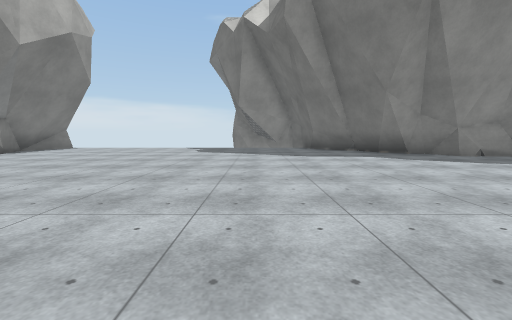
View 1 (above)

12 first-person views from a walk through a 3-D level made in the Unity game engine. The camera is 1.3 m above the floor, tilts 6° down and sees 90° across. The floor is counted in squares, 2 m on a side. Each view is taken from the middle of a square. On the plan, view 1 faces up. The plan holds only what a view shows up to about 9 squares ahead; the rest is blank. The place goes on beyond the plan. Some animated figures are left out. Door leaves are left out, so doorways stand open. Surface patterns are stand-ins for the level's own textures.

View 2
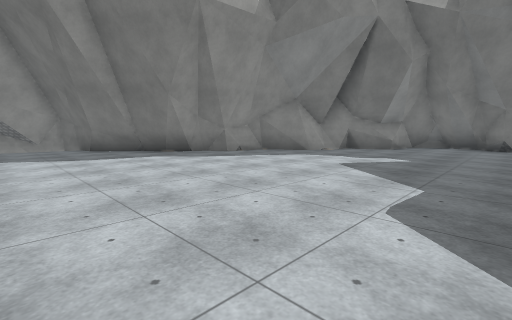

View 3
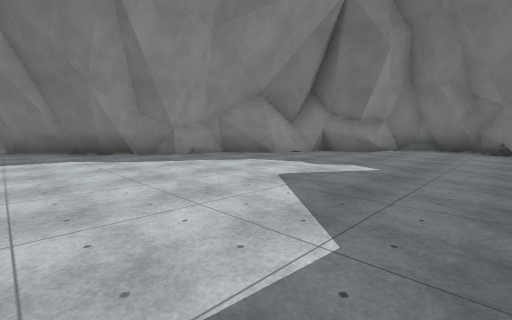

View 4
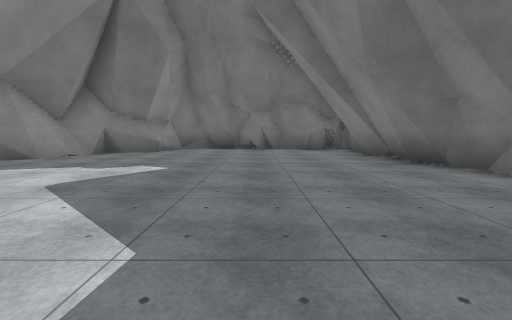

View 5
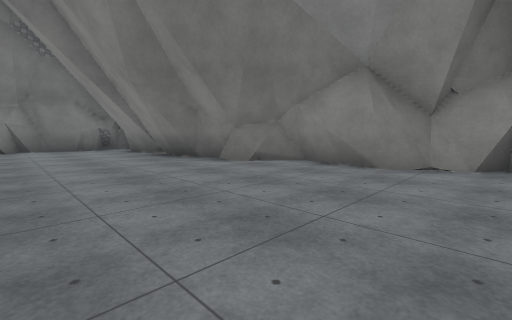

View 6
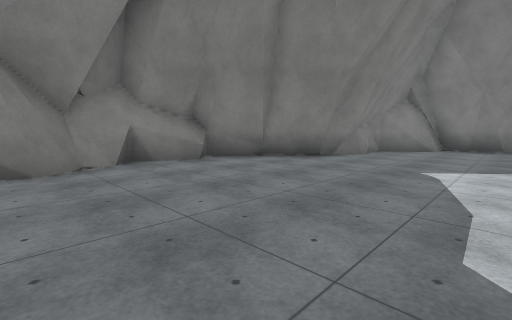

View 7
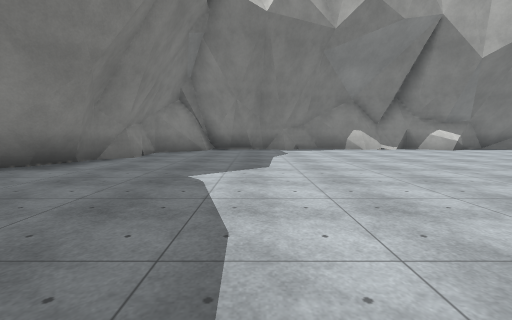

View 8
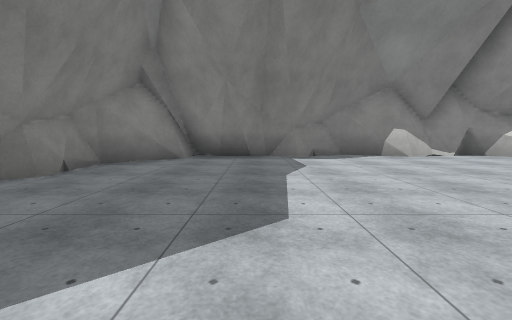

View 9
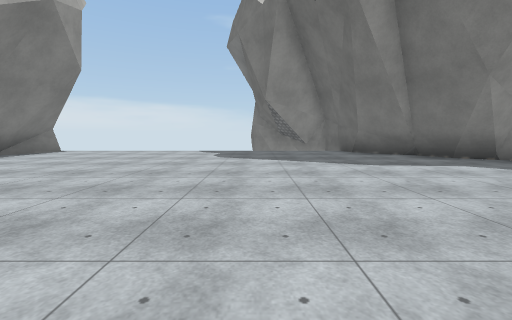

View 10
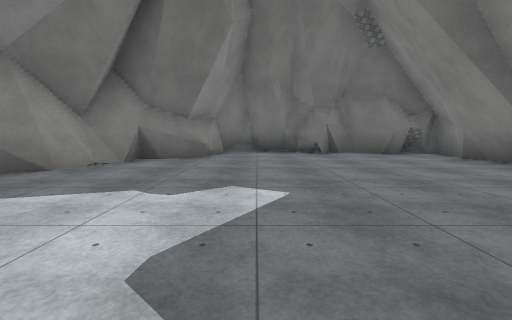

View 11
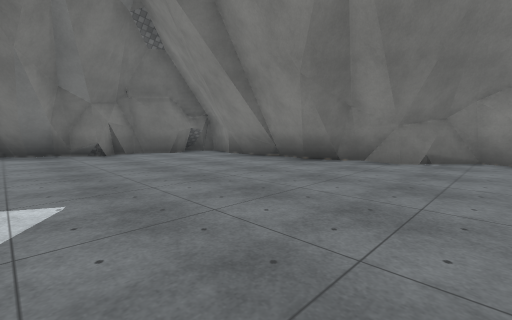

View 12
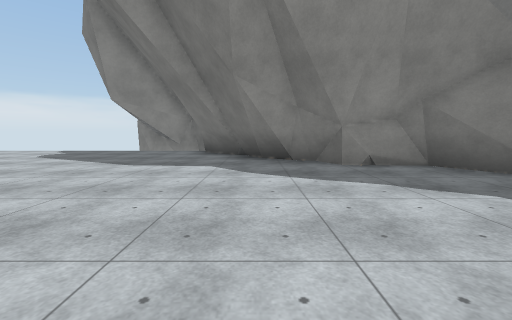

### Floor plan
Key: @ floor where view 1 was taken; # wall or solid block; x gap in a wall; . floor; = window, fence, low wall or low ledge; v drop or lower ground.
Columns run from 9 left of view 1 to 13 right of it. Each row starts with its distance up from view 1.
 12          ##v
 11  x.........#
 10  #..........#
  9  #..........##
  8  #...........###
  7  #..............##
  6 #................###
  5 #..................#
  4  #..................#
  3 #....................##
  2 #.....................#
  1  #...................#=
  0  #.......@...........##
 -1  #....................#
 -2  #...................##
 -3  ##.............####.#
 -4    ####........##.. ##
 -5       ##....###
 -6        #####

Positions as (right, up) in squares from view 1, and headings:
1: (0, 0), facing up
2: (0, 0), facing up-right
3: (2, 0), facing up-right
4: (2, 0), facing right
5: (1, 0), facing down-right
6: (3, 0), facing down-left
7: (2, 0), facing left
8: (-1, 0), facing left
9: (-1, 2), facing up
10: (4, 2), facing right
11: (4, 2), facing down-right
12: (4, 2), facing up
